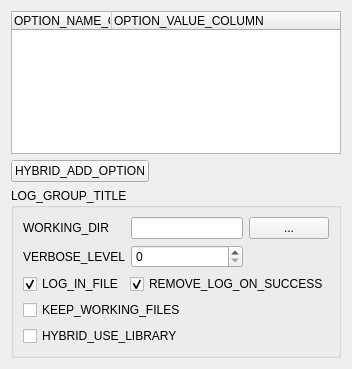
<?xml version="1.0" encoding="UTF-8"?>
<ui version="4.0">
 <class>HYBRIDPluginGUI_AdvWidget_QTD</class>
 <widget class="QWidget" name="HYBRIDPluginGUI_AdvWidget_QTD">
  <property name="geometry">
   <rect>
    <x>0</x>
    <y>0</y>
    <width>337</width>
    <height>369</height>
   </rect>
  </property>
  <property name="windowTitle">
   <string>Form</string>
  </property>
  <layout class="QGridLayout" name="gridLayout_4">
   <item row="0" column="0" colspan="2">
    <widget class="HYBRIDPluginGUI_TreeWidget" name="myOptionTable">
     <property name="sizePolicy">
      <sizepolicy hsizetype="Preferred" vsizetype="Preferred">
       <horstretch>0</horstretch>
       <verstretch>2</verstretch>
      </sizepolicy>
     </property>
     <property name="editTriggers">
      <set>QAbstractItemView::DoubleClicked|QAbstractItemView::EditKeyPressed</set>
     </property>
     <property name="tabKeyNavigation">
      <bool>true</bool>
     </property>
     <column>
      <property name="text">
       <string>OPTION_NAME_COLUMN</string>
      </property>
      <property name="font">
       <font>
        <weight>50</weight>
        <bold>false</bold>
       </font>
      </property>
     </column>
     <column>
      <property name="text">
       <string>OPTION_VALUE_COLUMN</string>
      </property>
      <property name="font">
       <font>
        <weight>50</weight>
        <bold>false</bold>
       </font>
      </property>
     </column>
    </widget>
   </item>
   <item row="1" column="1">
    <spacer name="horizontalSpacer">
     <property name="orientation">
      <enum>Qt::Horizontal</enum>
     </property>
     <property name="sizeHint" stdset="0">
      <size>
       <width>188</width>
       <height>20</height>
      </size>
     </property>
    </spacer>
   </item>
   <item row="1" column="0">
    <widget class="QPushButton" name="addBtn">
     <property name="text">
      <string>HYBRID_ADD_OPTION</string>
     </property>
    </widget>
   </item>
   <item row="2" column="0" colspan="2">
    <widget class="QGroupBox" name="logGroupBox">
     <property name="title">
      <string>LOG_GROUP_TITLE</string>
     </property>
     <layout class="QGridLayout" name="gridLayout_2">
      <item row="0" column="0">
       <layout class="QGridLayout" name="gridLayout">
        <item row="0" column="0">
         <widget class="QLabel" name="workingDirectoryLabel">
          <property name="text">
           <string>WORKING_DIR</string>
          </property>
         </widget>
        </item>
        <item row="0" column="1">
         <widget class="QLineEdit" name="workingDirectoryLineEdit"/>
        </item>
        <item row="0" column="2">
         <widget class="QPushButton" name="workingDirectoryPushButton">
          <property name="text">
           <string>...</string>
          </property>
         </widget>
        </item>
        <item row="1" column="0">
         <widget class="QLabel" name="verboseLevelLabel">
          <property name="text">
           <string>VERBOSE_LEVEL</string>
          </property>
         </widget>
        </item>
        <item row="1" column="1">
         <widget class="QSpinBox" name="verboseLevelSpin"/>
        </item>
       </layout>
      </item>
      <item row="1" column="0">
       <layout class="QHBoxLayout" name="horizontalLayout">
        <item>
         <widget class="QCheckBox" name="logInFileCheck">
          <property name="text">
           <string>LOG_IN_FILE</string>
          </property>
          <property name="checked">
           <bool>true</bool>
          </property>
         </widget>
        </item>
        <item>
         <widget class="QCheckBox" name="removeLogOnSuccessCheck">
          <property name="text">
           <string>REMOVE_LOG_ON_SUCCESS</string>
          </property>
          <property name="checked">
           <bool>true</bool>
          </property>
         </widget>
        </item>
       </layout>
      </item>
      <item row="2" column="0">
       <widget class="QCheckBox" name="keepWorkingFilesCheck">
        <property name="text">
         <string>KEEP_WORKING_FILES</string>
        </property>
        <property name="autoExclusive">
         <bool>false</bool>
        </property>
       </widget>
      </item>
      <item row="3" column="0">
       <widget class="QCheckBox" name="useLibraryCheck">
        <property name="text">
         <string>HYBRID_USE_LIBRARY</string>
        </property>
        <property name="autoExclusive">
         <bool>false</bool>
        </property>
       </widget>
      </item>
     </layout>
    </widget>
   </item>
  </layout>
 </widget>
 <customwidgets>
  <customwidget>
   <class>HYBRIDPluginGUI_TreeWidget</class>
   <extends>QTreeWidget</extends>
   <header location="global">HYBRIDPluginGUI_TreeWidget.h</header>
  </customwidget>
 </customwidgets>
 <resources/>
 <connections/>
</ui>
